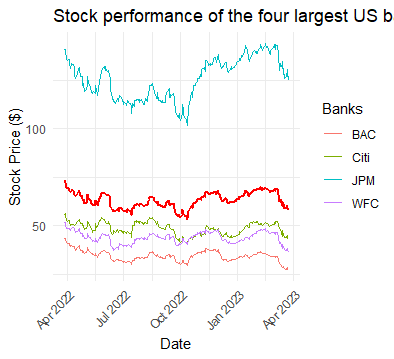

This figure's R source:
# Load required libraries
library(ggplot2)
library(dplyr)
library(readr)

# Read the CSV file
df <- read_csv("bank_stocks_2022_2023.csv")

# Convert 'date' column to date format
df$date <- as.Date(df$date, format = "%m/%d/%Y")

# Calculate average stock price for each date
avg_price <- df %>%
  group_by(date) %>%
  summarize(avg_price = mean(close_price))

# Plotting the line graph
ggplot(df, aes(x = date, y = close_price, color = bank_name)) +
  geom_line() +
  geom_line(data = avg_price, aes(y = avg_price), color = "Red", size = 1) +
  labs(title = "Stock performance of the four largest US banks, 2022-2023",
       x = "Date",
       y = "Stock Price ($)",
       color = "Banks") +
  theme_minimal() +
  theme(axis.text.x = element_text(angle = 45, hjust = 1))
